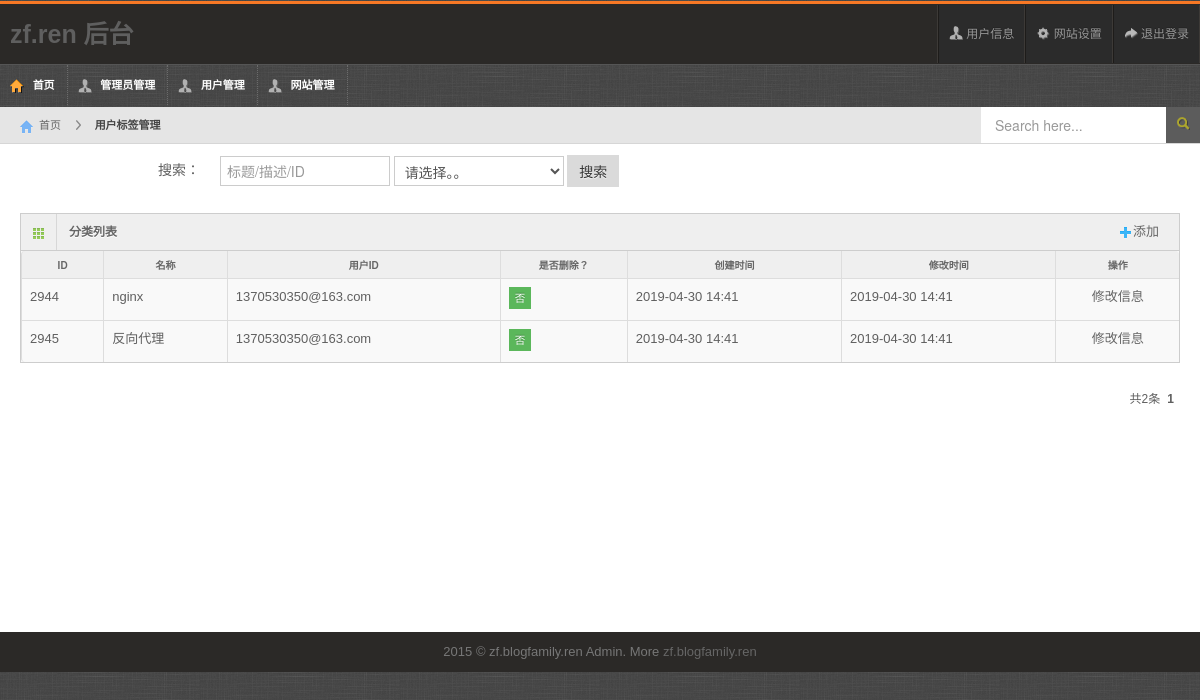
Page /index.php/backstage/user_tag (signed in) on the committed database.
### tables this page shows
CREATE TABLE `zf_tag` (
  `id` int(11) unsigned NOT NULL AUTO_INCREMENT,
  `uid` int(10) unsigned NOT NULL COMMENT '用户ID',
  `blog_id` int(11) unsigned NOT NULL COMMENT '博客ID',
  `name` varchar(255) DEFAULT NULL COMMENT 'tag名称',
  `ctime` int(11) unsigned DEFAULT NULL COMMENT '创建时间',
  `utime` int(11) unsigned DEFAULT NULL COMMENT '修改时间',
  `is_del` tinyint(4) unsigned DEFAULT '0' COMMENT '是否删除',
  PRIMARY KEY (`id`)
);

CREATE TABLE `zf_user` (
  `id` int(11) unsigned NOT NULL AUTO_INCREMENT,
  `name` varchar(50) NOT NULL COMMENT '名称',
  `nikename` varchar(50) NOT NULL COMMENT '昵称',
  `info` text COMMENT '简介',
  `phone` varchar(255) NOT NULL DEFAULT '' COMMENT '手机号',
  `email` varchar(50) DEFAULT NULL COMMENT '邮箱',
  `password` varchar(200) NOT NULL COMMENT '密码',
  `grade` int(11) unsigned NOT NULL DEFAULT '0' COMMENT '等级',
  `login_stat` int(5) unsigned NOT NULL COMMENT '密码中加的随机数',
  `sex` tinyint(4) unsigned NOT NULL DEFAULT '3' COMMENT '1为男 2为女 3为保密',
  `headimg` varchar(200) DEFAULT NULL COMMENT '头像',
  `user_type` tinyint(4) unsigned NOT NULL DEFAULT '3' COMMENT '用户类型 暂时没用  所有的都为3',
  `is_del` tinyint(4) unsigned NOT NULL DEFAULT '0' COMMENT '是否删除 1为删除 0为不删除',
  `is_activate` tinyint(4) unsigned NOT NULL DEFAULT '0' COMMENT '是否被激活 1为激活 0为不激活',
  `weibo_uid` varchar(255) NOT NULL DEFAULT '' COMMENT '微博唯一ID',
  `weixin_openid` varchar(255) DEFAULT NULL COMMENT '微信唯一ID',
  `qq_openid` varchar(255) NOT NULL COMMENT '腾讯QQid',
  `follow` varchar(255) DEFAULT NULL COMMENT '关注人数',
  `ctime` int(11) unsigned DEFAULT NULL COMMENT '创建时间',
  `utime` int(11) unsigned DEFAULT NULL COMMENT '修改时间',
  PRIMARY KEY (`id`),
  KEY `nikename` (`nikename`),
  KEY `email` (`email`)
);

### application/controllers/backstage/User_tag.php (called while the page is built, shortened)
<?php if ( ! defined('BASEPATH')) exit('No direct script access allowed');
class User_tag extends Admin_Controller {
	public function __construct(){
		$this->load->helper('common');
		$this->load->model('zf_admin_model');
		$this->load->model('zf_user_model');
		$this->load->model('zf_tag_model');
        $this->load->library('pager');
	}
	public function index()
	{
		$pagesize = 15;
		$offset = 0;
		$post = $this->input->post();
		$where = ' 1=1';
        $count = $this->zf_tag_model->count($where);
        list($offset, $page_htm) = $this->pager->pagestring($count, $pagesize);
		$tags = $this->zf_tag_model->get_list($where,'*','ctime desc',$pagesize, $offset);
		foreach($tags as $key=>$tag){
			$tags[$key]['user'] = $this->zf_user_model->select_one('id='.$tag['uid']);
		}
		$data = array(
				'tags' => $tags,
				'page_htm'=> $page_htm,
				'post'=>$post,
			);
		$this->load->view(ADMIN_URL.'user_tag/index',$data);
	}
}

### index.php (called while the page is built, shortened)
<?php
require_once BASEPATH.'core/CodeIgniter.php';

### application/core/MY_Model.php (called while the page is built, shortened)
<?php if ( ! defined('BASEPATH')) exit('No direct script access allowed');
class MY_Model extends CI_Model {
    var $table = '';
	public function init($table,$prikey){
		$this->table = $table;
	}
	function count($where){
        $this->db->where($where);
		$this->db->from($this->table);
		return $this->db->count_all_results();
	}
	function select_one($where,$select="*"){
		$this->db->select($select);
        $this->db->where($where);
		$query = $this->db->get($this->table);
    	$data = $query->row_array();
		return $data;
	}
	function get_list($where,$select="*",$order='',$pagesize=0,$offset=15){
		$this->db->select($select);
        $this->db->where($where);
		if(!empty($order)){
			$this->db->order_by($order);
		}
		$this->db->limit($pagesize,$offset);
		$query = $this->db->get($this->table);
		$data = $query->result_array();
		return $data;
	}
}

### application/views/backstage/user_tag/index.php (the view, shortened to what this page needs)
<div id="content">
    <div id="content-header">
      <div id="breadcrumb">
        <a href="<?=ADMIN_URL?>index" title="Go to Home" class="tip-bottom"><i class="icon-home"></i>首页</a>
        <a href="<?=ADMIN_URL?>user_tag/index" class="current">用户标签管理</a>
      </div>
    </div>
    <div class="container-fluid">
      <form action="#" method="post" class="form-horizontal">
          <div class="control-group">
          <label class="control-label">搜索：</label>
          <div class="controls ">
            <input type="text" name="search" class="span2" value="<?=(empty($post['search'])?'':$post['search'])?>" placeholder="标题/描述/ID" />
            <select name="is_del" class="span2">
              <option value="-1">请选择。。</option>
            </select>
            <input type="submit" class="btn" value="搜索">
          </div>
        </div>
      </form>
      <div class="row-fluid">
          <div class="span12">
            <div class="widget-box">
              <div class="widget-title"> <span class="icon"> <i class="icon-th"></i> </span>
                <h5>分类列表</h5>
                <span style="line-height:35px;float:right;padding-right:20px;">
                  <a href="<?=ADMIN_URL?>user_tag/edit">
                     <i class="icon-plus"></i>添加
                  </a>
                </span>
              </div>
              <div class="widget-content nopadding">
                <table class="table table-bordered table-striped">
                  <thead>
                    <tr>
                      <th>ID</th>
                      <th>名称</th>
                      <th>用户ID</th>
                      <th>是否删除？</th>
                      <th>创建时间</th>
                      <th>修改时间</th>
                      <th>操作</th>
                    </tr>
                  </thead>
                  <tbody>
                    <?php foreach($tags as $key=>$tag){?>
                     <tr>
                        <td><?=$tag['id']?></td>
                        <td><?=$tag['name']?></td>
                        <td><?=$tag['user']['name']?></td>
                        <td>
                            <button onclick="check_del(<?=$tag['id']?>)" class="btn btn-mini <?=($tag['is_del']==0)?'btn-success':'btn-warning'?>">
                              <?=($tag['is_del']==0)?'否':'是'?>
                            </button>
                        </td>
                        <td><?=date('Y-m-d H:i',$tag['ctime'])?></td>
                        <td><?=date('Y-m-d H:i',$tag['utime'])?></td>
                        <td style="text-align:center;"> <a href="<?=ADMIN_URL?>user_tag/edit?id=<?=$tag['id']?>">修改信息</a></td>
                      </tr>
                    <?php }?>
                  </tbody>
                </table>
              </div>
            </div>
            <div>
              <?=$page_htm?>
              </div>
        </div>
    </div>
    </div>
</div>

### public/backstage/css/maruti-style.css (style rules this page uses)
* { outline:none !important; -moz-outline: none !important; }
body { overflow-x: hidden; margin-top: -9px; }
#content { background: none repeat scroll 0 0 #fff; margin-left:0px; margin-right: 0; margin-top:80px; padding-bottom: 25px; position: relative; min-height: 500px; width: auto; }
#content-header { position: abslute; width: 100%; margin-top: -38px; z-index: 20; }
#breadcrumb { background-color: #e5e5e5; border-bottom: 1px solid #d6d6d6; padding-left: 10px; }
#breadcrumb a { padding: 8px 20px 8px 10px; display: inline-block; background-image: url('../img/breadcrumb.png'); background-position: center right; background-repeat: no-repeat; font-size: 11px; color: #666666; }
#breadcrumb a:last-child { background-image:none; }
#breadcrumb a.current { font-weight: bold; color: #444444; }
#breadcrumb a i { margin-right: 5px; opacity: .6; }
.widget-box { background: none repeat scroll 0 0 #F9F9F9; border-top: 1px solid #CDCDCD; border-left: 1px solid #CDCDCD; border-right: 1px solid #CDCDCD; clear: both; margin-top: 16px; margin-bottom: 16px; position: relative; }
.widget-title, .modal-header, .table th, div.dataTables_wrapper .ui-widget-header { background-color: #efefef; border-bottom: 1px solid #CDCDCD; height: 36px; }
.widget-title span.icon { border-right: 1px solid #cdcdcd; padding: 9px 10px 7px 11px; float: left; opacity: .7; }
.widget-title h5 { color: #666666; text-shadow: 0 1px 0 #ffffff; float: left; font-size: 12px; font-weight: bold; padding: 12px; line-height: 12px; margin: 0; }
.widget-content { padding: 12px 15px; border-bottom: 1px solid #cdcdcd; }
.table th { height: auto; font-size: 10px; padding: 5px 10px 2px; border-bottom: 0; text-align: center; color: #666666; }
.nopadding { padding: 0 !important; }
.nopadding .table { margin-bottom: 0; }
.nopadding .table-bordered { border: 0; }
form { margin-bottom: 0; }
.form-horizontal .control-group { border-top: 1px solid #ffffff; border-bottom: 1px solid #eeeeee; margin-bottom: 0; }
.form-horizontal .control-group:last-child { border-bottom: 0; }
.form-horizontal .control-label { padding-top: 15px; width: 180px; }
.form-horizontal .controls { margin-left: 200px; padding: 10px 0; }

### public/backstage/css/maruti-media.css (style rules this page uses)
body { background:url(../images/backgrounds/default.jpg) repeat; }

### rows in the picture
zf_tag: id "2944", name "nginx", is_del "否", ctime "2019-04-30 14:41", utime "2019-04-30 14:41"
zf_user: name "1370530350@163.com"
zf_tag: id "2945", name "反向代理", is_del "否", ctime "2019-04-30 14:41", utime "2019-04-30 14:41"

### other values in the picture
$this->rowCount "2"
$one "1"
